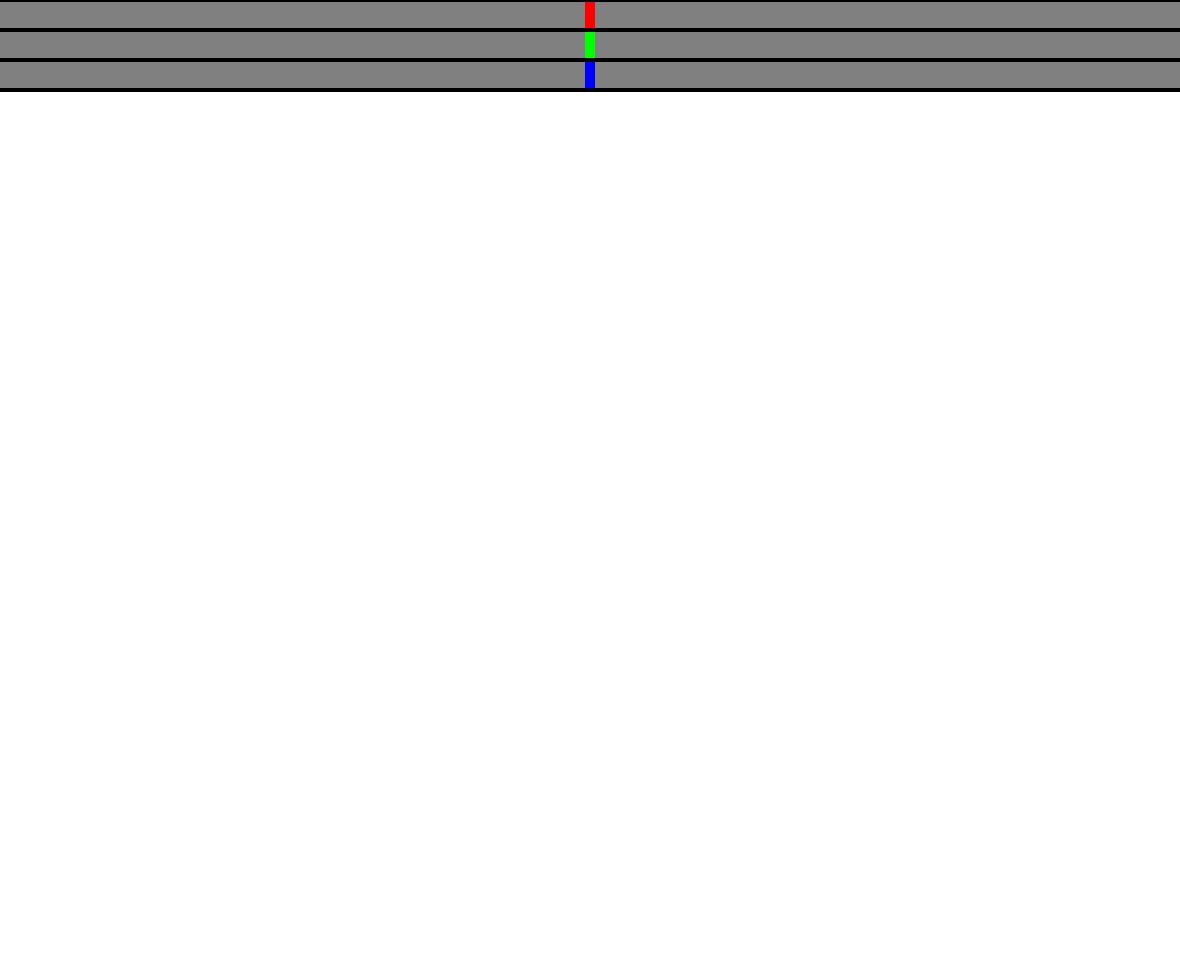
Frame 1 (no input)
Frame 60 (no input): identical to frame 1, image omitted
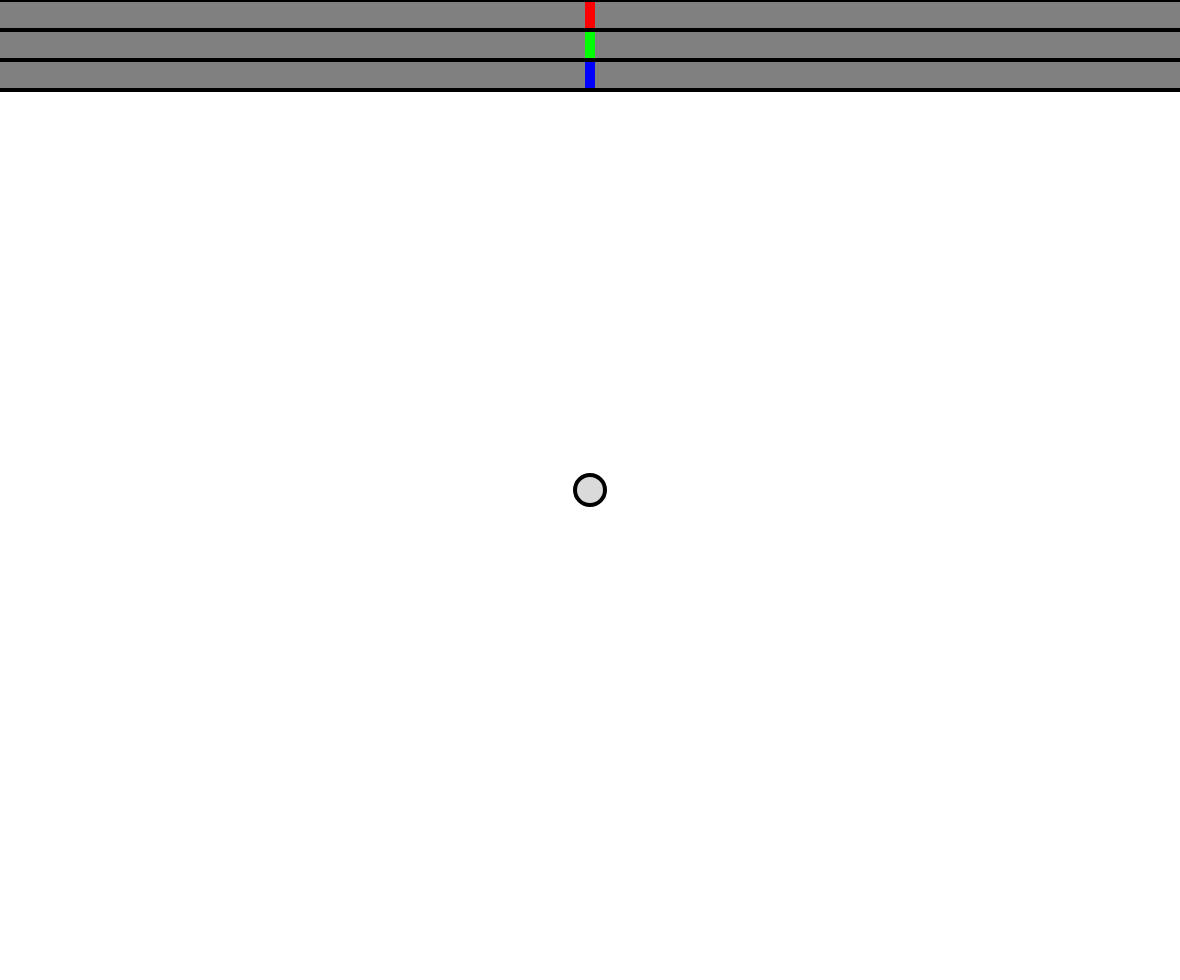
Frame 120 (the mouse pressed at the canvas centre since frame 60)

The p5.js sketch that drew these frames (run headless with seeded random() and noise() and a simulated clock; from frame 60 on, the mouse is pressed at the canvas centre):

// p5.js sketch
// ── sketch.js
/// <reference path="./libraries/p5.global-mode.d.ts" />

var r = 255/2, g = 255/2, b = 255/2;
var sliderHeight = 30;
var sliderWidth = 10;
var paintWidth = 30;
var selectMode = -1;

function setup() {
  createCanvas(windowWidth - 20,windowHeight - 20);
  stroke(0,100);
}

function draw() {
  // background(220);
  drawSliders();
}

function drawSliders() {
  noStroke();
  fill(r,g,b);
  rect(0,0,width,sliderHeight * 3);
  fill("#FF0000");
  rect(r / 255 * width - sliderWidth / 2,0,sliderWidth,sliderHeight);
  fill("#00FF00");
  rect(g/255*width - sliderWidth / 2,sliderHeight,sliderWidth,sliderHeight);
  fill("#0000FF");
  rect(b/255*width - sliderWidth / 2,sliderHeight*2,sliderWidth,sliderHeight);

  strokeWeight(4);
  stroke(0,255);
    
  for(var i = 0; i < 4; i++) {
    line(0,sliderHeight * i,width,sliderHeight * i);
  }

}

function mouseDragged() {
  if(mouseY > sliderHeight * 3 && selectMode == -1) {
    fill(r,g,b,75);
    ellipse(mouseX,mouseY,paintWidth);
  } else if(selectMode == 0) {
    r = mouseX / width * 255;
  } else if(selectMode == 1) {
    g = mouseX / width * 255;
  } else if(selectMode == 2) {
    b = mouseX / width * 255;
  }
}

function mousePressed() {
  if(mouseY < sliderHeight) {
    selectMode = 0;
  } else if(mouseY < sliderHeight * 2) {
    selectMode = 1;
  } else if(mouseY < sliderHeight * 3) {
    selectMode = 2;
  }
  mouseDragged();
}

function mouseReleased() {
  selectMode = -1;
}
